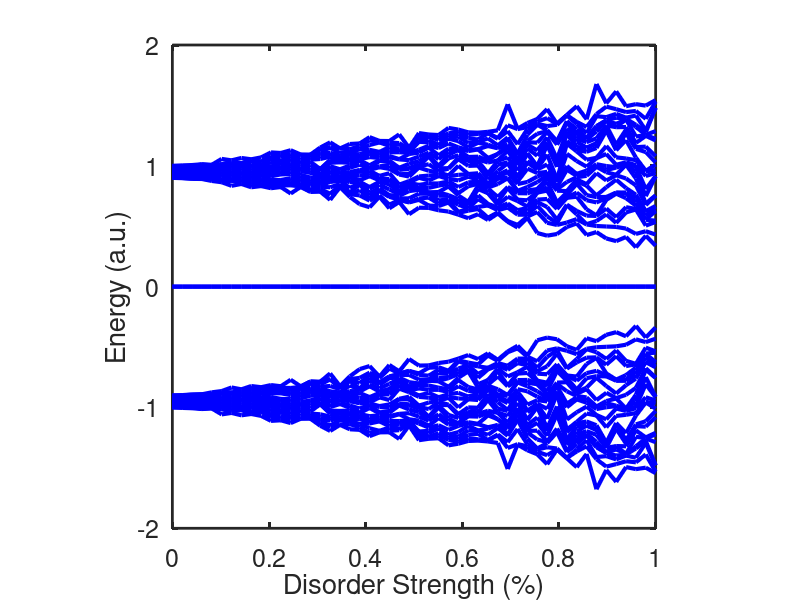
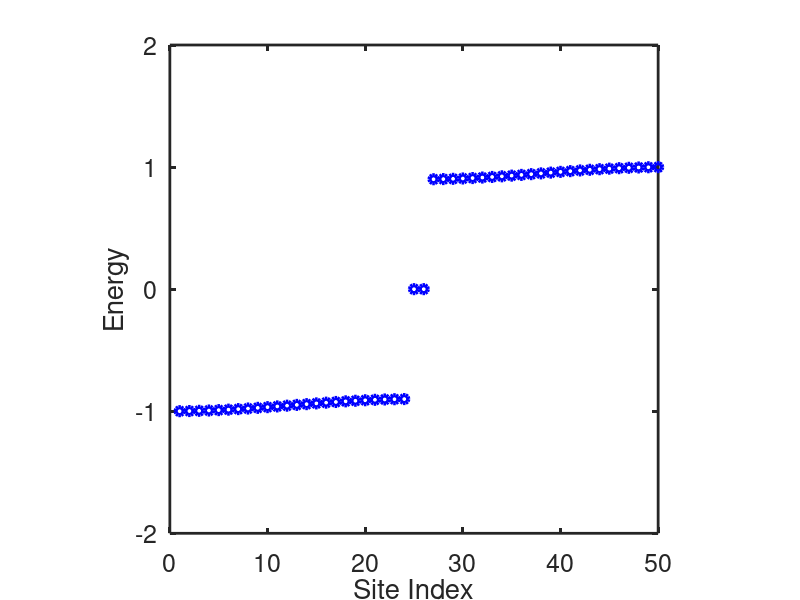
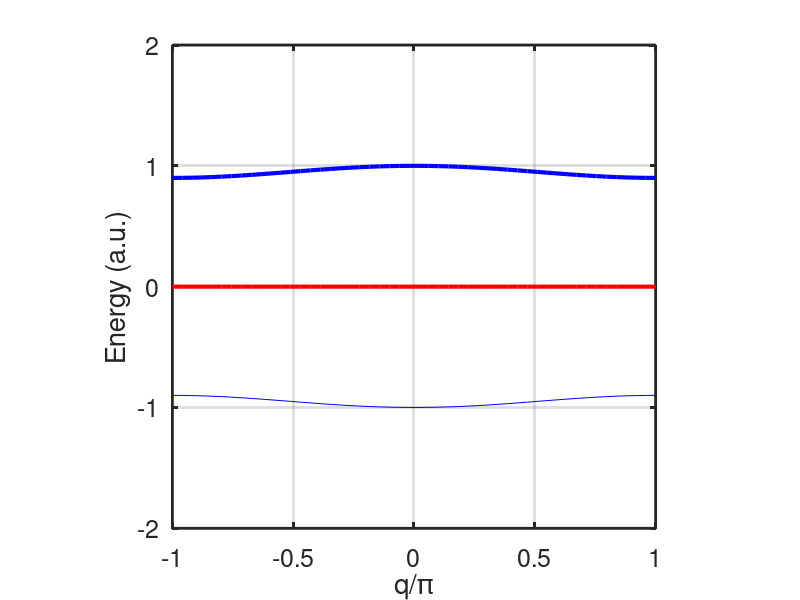

Write the MATLAB code that produced these figures, in order.
close all
clear all
%% TOOLBOX %%%%%%%%%%%%%%%%%%%%%%%%%%%%%%%%%%%%%%%%%%%%%%%%%%%%%%%%%%%%%%%%
addpath(genpath('\\files7.epfl.ch\data\padlewsk\My Documents\PhD\acoustic-projects-master\toolbox\matlab-toolbox'));

% Parameters
N = 50; % Number of sites (should be even for SSH model)
t1 = 0.05; % Intra-cell hopping
t2 = 1-t1; % Inter-cell hopping
disorder_strength = linspace(0, 1, N); % Range of disorder strengths

% Initialize arrays to store results
energy_bands = zeros(N, length(disorder_strength));
zero_energy_states = zeros(length(disorder_strength), 1); % Array to store zero-energy states count

% Loop over disorder strengths
for d = 1:length(disorder_strength)
    disorder = disorder_strength(d);
    H = zeros(N); % Hamiltonian matrix
 
    %%% I. Construct Hamiltonian with chiral preserving disorder 
    %
    for i = 1:N/2
        H(2*i-1, 2*i) = t1 + disorder * (rand - 0.5); % Intra-cell hopping with disorder
        H(2*i, 2*i-1) = H(2*i-1, 2*i);
        if i < N/2
            H(2*i, 2*i+1) = t2 + disorder * (rand - 0.5); % Inter-cell hopping with disorder
            H(2*i+1, 2*i) = H(2*i, 2*i+1);
        end
    end
    %}

    %%% II. Onsite disorder
    %{
    for i = 1:N/2
        H(2*i-1, 2*i) = t1 ; % Intra-cell hopping with disorder
        H(2*i, 2*i-1) = H(2*i-1, 2*i);
        if i < N/2
            H(2*i, 2*i+1) = t2; % Inter-cell hopping with disorder
            H(2*i+1, 2*i) = H(2*i, 2*i+1);
        end
    end
    for i = 1:N
        H(i, i) = disorder * (rand - 0.5); % Onsite potential with disorder
    end
    %}

    %%% III. Construct Hamiltonian with chiral non-preserving disorder 
    %{
    for i = 1:N/2
        H(2*i-1, 2*i) = t1 + disorder * (rand - 0.5); % Intra-cell hopping with disorder
        H(2*i, 2*i-1) = t1 + disorder * (rand - 0.5); % Intra-cell hopping with disorder
        if i < N/2
            H(2*i, 2*i+1) = t2 + disorder * (rand - 0.5); % Inter-cell hopping with disorder
            H(2*i+1, 2*i) = t2 + disorder * (rand - 0.5); % Inter-cell hopping with disorder
        end
    end
    %}
    

    % Diagonalize Hamiltonian
    eigenvalues = real(eig(H)); %IS IMAGINARY IF NONRECIPROCAL
    energy_bands(:, d) = eigenvalues;
    
    % Count zero-energy states
    zero_energy_states(d) = sum(abs(eigenvalues) < 1e-2);
end

% Sort eigenvalues to get the bulk modes
energy_bands = sort(energy_bands);

%% PLOTS

% Plot the energy bands
fig1 = figure(1);
set(gca,'FontSize',18)
set(gca,'LineWidth',2)
box on
hold on;
for i = 1:N
    plot(disorder_strength, energy_bands(i, :), 'b','LineWidth',3);
end
xlabel('Disorder Strength (%)');
ylabel('Energy (a.u.)');
ylim([-2 2])
%title('Energy Spectrum of SSH Model vs. Disorder Strength');
axis square
hold off;

% Plot the energy dispersion without disorder
H_no_disorder = zeros(N);
for i = 1:N/2
    H_no_disorder(2*i-1, 2*i) = t1; % Intra-cell hopping
    H_no_disorder(2*i, 2*i-1) = t1;
    if i < N/2
        H_no_disorder(2*i, 2*i+1) = t2; % Inter-cell hopping
        H_no_disorder(2*i+1, 2*i) = t2;
    end
end
energy_bands_no_disorder = sort(eig(H_no_disorder));

fig2 = figure(2);
set(gca,'FontSize',18)
set(gca,'LineWidth',2)
hold on
box on
plot(1:N, energy_bands_no_disorder, 'bo','LineWidth',3);
hold off
xlabel('Site Index');
ylabel('Energy');
ylim([-2 2])
%title('Energy Dispersion of SSH Model without Disorder');
%legend('Energy Bands');
axis square
hold off;

%BRILLOUIN ZONE
%
% Parameters
k = linspace(-pi, pi, N); % Wave vector in the Brillouin Zone

% Initialize arrays to store results
energy_bands_no_disorder = zeros(2, length(k));

% Calculate energy bands in the Brillouin Zone
for i = 1:length(k)
    H_k = [0, t1 + t2 * exp(-1i * k(i)); t1 + t2 * exp(1i * k(i)), 0];
    energy_bands_no_disorder(:, i) = eig(H_k);
end

% Plot the energy dispersion in the Brillouin Zone
fig3 = figure(3)
set(gca,'FontSize',18)
set(gca,'LineWidth',2)
box on
grid on
hold on
plot(k/pi, energy_bands_no_disorder(1, :), 'b', k/pi, energy_bands_no_disorder(2, :), 'b','LineWidth',3);
plot(k/pi, 0*energy_bands_no_disorder(1, :), 'r', k/pi, 0*energy_bands_no_disorder(2, :), 'r','LineWidth',3); % zeroenergy state
xlabel('q/\pi');
ylabel('Energy (a.u.)');
%title('Energy Dispersion of SSH Model in the Brillouin Zone');
%legend('Energy Bands');
hold off;
xlim([-1 1])
ylim([-2 2])
axis square
%}

%% SAVE FOöES
%vecrast(fig1 , 'disorder_non_reciprocal_imag', 600, 'bottom', 'pdf');
%vecrast(fig3 , 'dispersion', 600, 'bottom', 'pdf');

